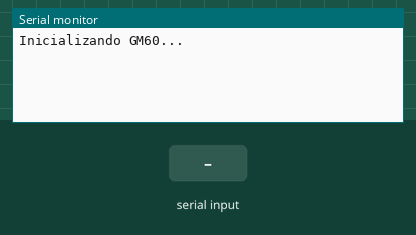
Bench run of a sketch on a simulated Arduino Uno, built with avr-gcc and run on an emulated ATmega328P. Parts: the last lines printed to the serial monitor. The inputs (shaded band) are chosen by the test bench.

Above: at 1.2 s.
1.3 s: "1" received over the second serial link
At 2.3 s:
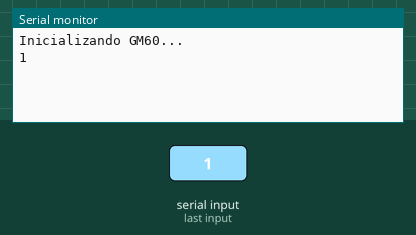
2.8 s: "0" received over the second serial link
At 3.5 s:
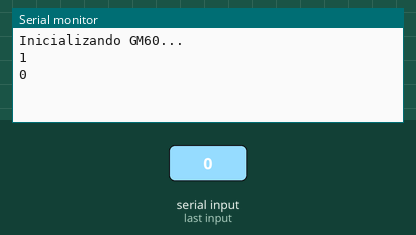
4.3 s: "2" received over the second serial link
At 5.8 s:
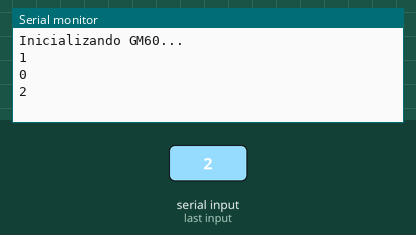

The sketch:

qr.ino
```cpp
#include <SoftwareSerial.h> //Para el ESP32 se necesita la libreria EspSoftwareSerial by Dirk Kaar, Peter Lerup
SoftwareSerial mySerial(16, 17); // TX (amarillo), RX (verde)

void setup() {
  Serial.begin(115200);
  mySerial.begin(9600);

  Serial.println("Inicializando GM60...");
}

void loop() {
  if (mySerial.available()) {
    while (mySerial.available()) {
      char input = mySerial.read();
      Serial.print(input);
      delay(5);
    }
    Serial.println();
  }
}
```

Measured:
- after the input at 1.3 s, the serial monitor: prints a new line at once (image 1)
- after the input at 2.8 s, the serial monitor: prints a new line at once (image 2)
- after the input at 4.3 s, the serial monitor: prints a new line at once (image 3)
